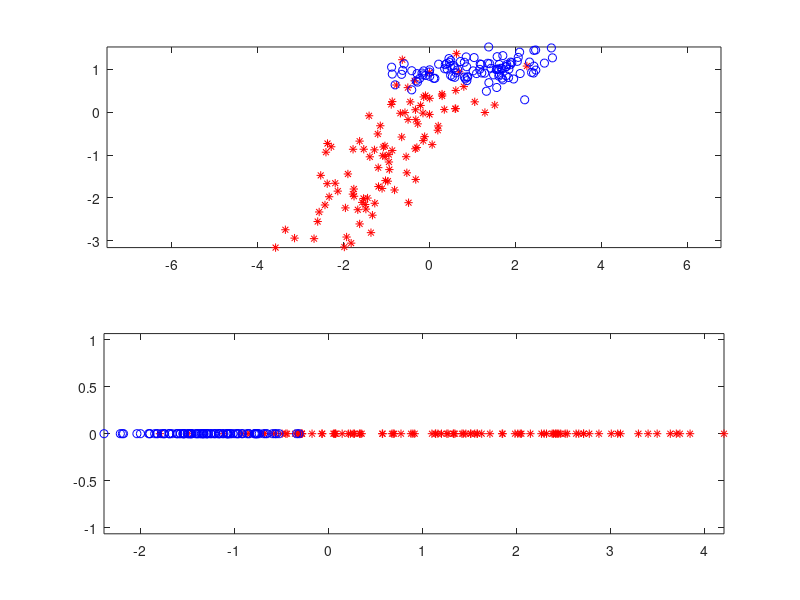

MATLAB code for this plot:
clear all, close all,

% Generate n-dimensional data vectors from 2 Gaussian pdfs
n = 2; 
N1 = 100; mu1 = -1*ones(n,1); A1 = 3*(rand(n,n)-0.5); %S1 = A*A';
N2 = 100; mu2 = 1*ones(n,1); A2 = 2*(rand(n,n)-0.5);
x1 = A1*randn(n,N1)+mu1*ones(1,N1);
x2 = A2*randn(n,N2)+mu2*ones(1,N2);
labels = [zeros(1,N1),ones(1,N2)];

% Estimate mean vectors and covariance matrices from samples
mu1hat = mean(x1,2); S1hat = cov(x1');
mu2hat = mean(x2,2); S2hat = cov(x2');

% Calculate the between/within-class scatter matrices
Sb = (mu1hat-mu2hat)*(mu1hat-mu2hat)';
Sw = S1hat + S2hat;

% Solve for the Fisher LDA projection vector (in w)
[V,D] = eig(inv(Sw)*Sb);
[~,ind] = sort(diag(D),'descend');
w = V(:,ind(1)); % Fisher LDA projection vector

% Linearly project the data from both categories on to w
y1 = w'*x1;
y2 = w'*x2;

% Plot the data before and after linear projection
figure(1),
subplot(2,1,1), plot(x1(1,:),x1(2,:),'r*'); hold on;
plot(x2(1,:),x2(2,:),'bo'); axis equal, 
subplot(2,1,2), plot(y1(1,:),zeros(1,N1),'r*'); hold on;
plot(y2(1,:),zeros(1,N2),'bo'); axis equal,






